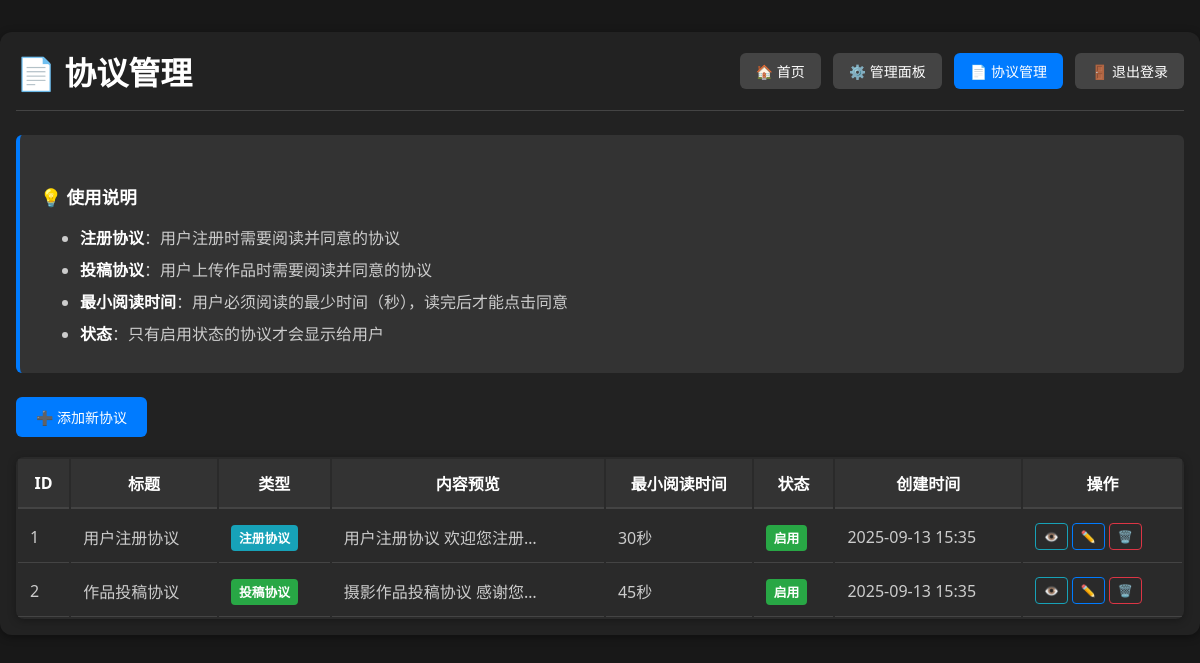
Before: /agreement_management (signed in) with the older database file.
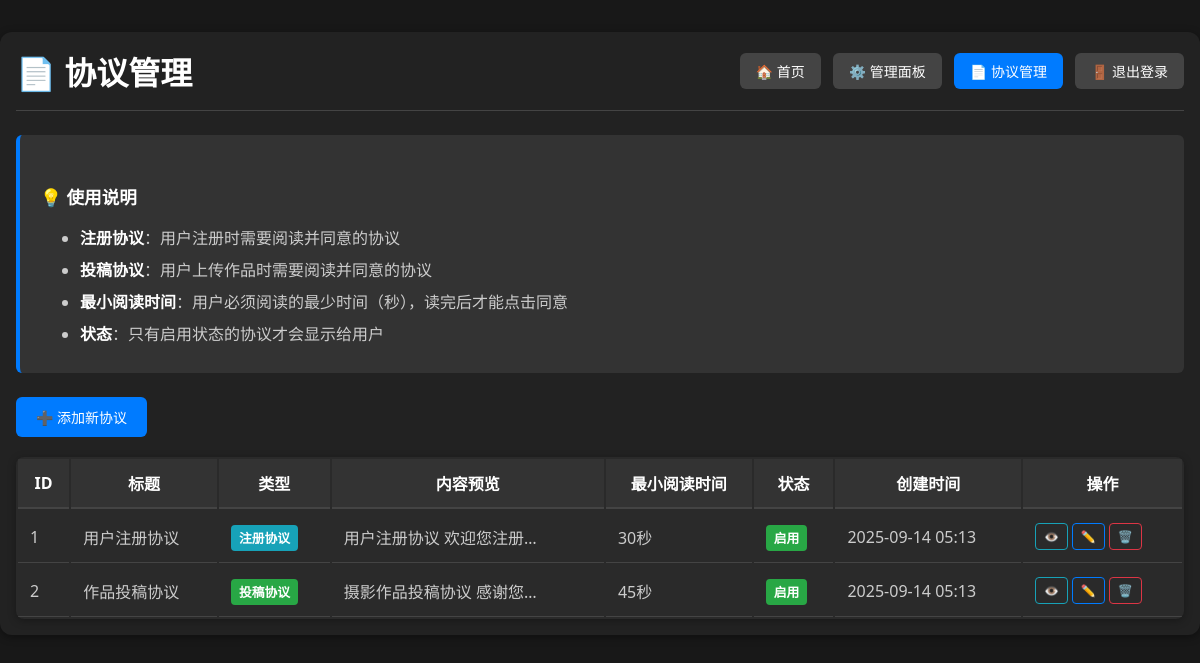
After: the same page with the newer database file.
### src/app.py (models this page shows)
class Agreement(db.Model):
    id = db.Column(db.Integer, primary_key=True)
    title = db.Column(db.String(100), nullable=False)  # 协议标题
    content = db.Column(db.Text, nullable=False)  # 协议内容（HTML格式）
    agreement_type = db.Column(db.String(20), nullable=False)  # 协议类型：register, upload
    min_read_time = db.Column(db.Integer, default=10)  # 最小阅读时间（秒）
    is_active = db.Column(db.Boolean, default=True)  # 是否启用
    created_at = db.Column(db.DateTime, default=db.func.current_timestamp())
    updated_at = db.Column(db.DateTime, default=db.func.current_timestamp(), onupdate=db.func.current_timestamp())

### src/app.py (the view)
@app.route('/agreement_management')
@super_admin_required
def agreement_management():
    agreements = Agreement.query.all()
    return render_template('agreement_management.html', agreements=agreements)

### src/app.py (called while the page is built)
def super_admin_required(f):
    @wraps(f)
    def decorated_function(*args, **kwargs):
        if 'user_id' not in session:
            return redirect(url_for('login'))
        user = User.query.get(session['user_id'])
        if not user or not user.is_active:
            session.clear()  # 清除session
            flash('账户已被禁用，请联系管理员')
            return redirect(url_for('login'))
        elif user.role < 3:
            flash('需要系统管理员权限')
            return redirect(url_for('index'))
        return f(*args, **kwargs)
    return decorated_function

### templates/agreement_management.html (shortened to what the changed rows need)
<!DOCTYPE html>
<html lang="zh-CN">
<head>
</head>
<body>
    <div class="container">
        <div class="header">
            <h1 class="title">📄 协议管理</h1>
        </div>
        <div class="table-container">
            <table class="table">
                <thead>
                    <tr>
                        <th>ID</th>
                        <th>标题</th>
                        <th>类型</th>
                        <th>内容预览</th>
                        <th>最小阅读时间</th>
                        <th>状态</th>
                        <th>创建时间</th>
                        <th>操作</th>
                    </tr>
                </thead>
                <tbody>
                    {% for agreement in agreements %}
                    <tr>
                        <td>{{ agreement.id }}</td>
                        <td>{{ agreement.title }}</td>
                        <td>
                            {% if agreement.agreement_type == 'register' %}
                                <span class="badge badge-info">注册协议</span>
                            {% elif agreement.agreement_type == 'upload' %}
                                <span class="badge badge-success">投稿协议</span>
                            {% else %}
                                <span class="badge badge-secondary">其他</span>
                            {% endif %}
                        </td>
                        <td>
                            <div class="content-section" title="{{ agreement.content|striptags }}">
                                {{ agreement.content|striptags|truncate(50) }}
                            </div>
                        </td>
                        <td>{{ agreement.min_read_time }}秒</td>
                        <td>
                            {% if agreement.is_active %}
                                <span class="badge badge-success">启用</span>
                            {% else %}
                                <span class="badge badge-danger">禁用</span>
                            {% endif %}
                        </td>
                        <td>{{ agreement.created_at.strftime('%Y-%m-%d %H:%M') }}</td>
                        <td>
                            <div class="btn-group">
                                <a href="{{ url_for('view_agreement', agreement_id=agreement.id) }}"
                                   class="btn-outline btn-outline-info" title="查看">
                                    👁️
                                </a>
                                <a href="{{ url_for('edit_agreement', agreement_id=agreement.id) }}"
                                   class="btn-outline btn-outline-primary" title="编辑">
                                    ✏️
                                </a>
                                <button type="button" class="btn-outline btn-outline-danger delete-btn"
                                        data-agreement-id="{{ agreement.id }}" title="删除">
                                    🗑️
                                </button>
                            </div>
                        </td>
                    </tr>
                    {% else %}
                    <tr>
                        <td colspan="8" class="empty-message">暂无协议记录</td>
                    </tr>
                    {% endfor %}
                </tbody>
            </table>
        </div>
    </div>
</body>
</html>

Changed rows visible on the page:
changed Agreement "用户注册协议": created_at "2025-09-13 15:35" → "2025-09-14 05:13"
changed Agreement "作品投稿协议": created_at "2025-09-13 15:35" → "2025-09-14 05:13"
